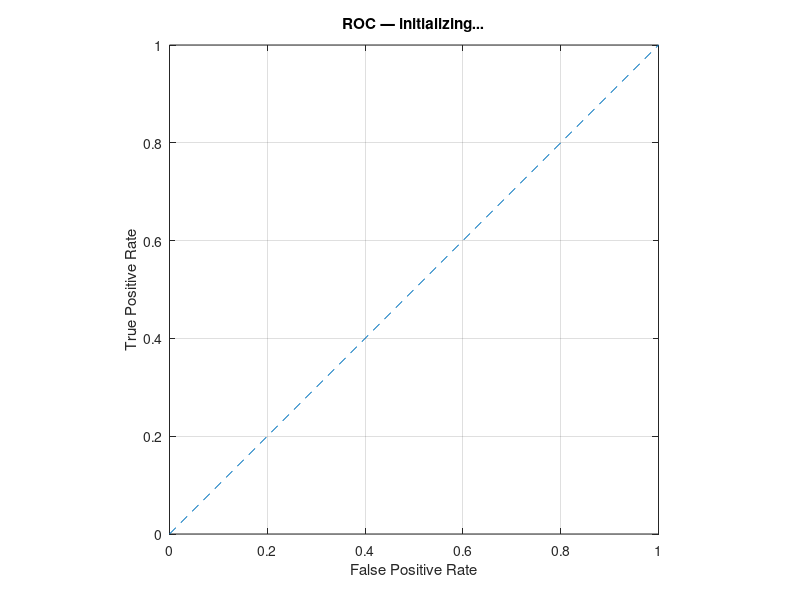

Here is the MATLAB script that generated this plot: (Note: this script raises an error after producing the figure.)
%% ADS-B Receiver PlutoSDR ( Model 2 : Frame Buffer + ROC + CSV + SNR )
% Description:
%   Real-time ADS-B (Mode S, DF=17) receiver using PlutoSDR.
%   Processing chain:
%     PlutoSDR RX (10 MS/s)
%     -> FIR pre-filter
%     -> magnitude-squared (energy)
%     -> Frame Buffer (sliding)
%     -> matched filter (preamble template, over energy)
%     -> correlation peak search
%     -> preamble validation (chip-level energy check)
%     -> PPM demodulation (early-late)
%     -> CRC-24 parity check
%     -> ROC Curve (sample every k samples from correlation) 
%     -> CSV logging for packets (incl. SNR & AUC)            
% 
% References:
%   [1] RTCA DO-260B/DO-260C (1090ES MOPS)
%   [2] ICAO Annex 10, Vol. IV
%   [3] Mode S / ADS-B CRC-24 polynomial: 0x1FFF409
%   [4] Fawcett, "An introduction to ROC analysis", Pattern Recognition Letters, 2006
%   [5] Oppenheim & Schafer, Discrete-Time Signal Processing
%   [6] Proakis & Salehi, Digital Communications
%   [7] Huber & Ronchetti, Robust Statistics

clear; clc;

%% ---------- User Controls ----------
DEBUG_PLOT   = true;           % Enable ROC plotting
DEBUG_EVERY  = 20;             % Plot ROC every N frames
iterCount    = 0;

% CSV logging (เฉพาะ Packet CSV)
LOG_CSV   = true;
RUN_TAG   = datestr(now,'yyyymmdd_HHMMSS');
CSV_FILE  = sprintf('adsb_%s.csv', RUN_TAG);

% Create CSV headers (Packet CSV includes AUC_last)
if LOG_CSV
  [fid,msg] = fopen(CSV_FILE,'w');
  if fid == -1
    warning('adsb:csvOpen','Cannot open CSV: %s (reason: %s). Disable logging.', CSV_FILE, msg);
    LOG_CSV = false;
  else
    fprintf(fid,'timestamp,CA,ICAO_hex,SNRiq_dB,Psig_dBFS,Pnoi_dBFS,AUC\n');
    fclose(fid);
  end
end

%% ---------- ROC controls/state ----------
ROC_SAMPLE_STEP   = 100;       % sample every k samples from correlation output
ROC_POS_WINDOW_US = 2.0;       % ±2 us window around true preamble center for labels
ROC_MIN_POINTS    = 2000;      % start plotting ROC after collecting enough points
ROC_THRESH_PTS    = 200;       % number of thresholds for ROC sweep
ROC_MAX_SAMPLES   = inf;       % hard cap of collected samples
roc_scores = [];               % accumulated scores
roc_labels = [];               % accumulated labels (1/0)
AUC_last   = NaN;              % keep last computed AUC for printing/CSV

% ROC label policy when no CRC-valid this frame
ROC_LABEL_MODE = 'crc-only';   % {'crc-only','peaks-when-no-crc'}

% Pre-create ROC figure (optional)
hFigROC = [];
if DEBUG_PLOT
  hFigROC = figure(9); clf;
  set(hFigROC,'Name','ADS-B ROC','NumberTitle','off','Color','w');
  plot([0 1],[0 1],'--'); grid on; axis([0 1 0 1]); axis square;
  title('ROC — initializing...'); xlabel('False Positive Rate'); ylabel('True Positive Rate');
  drawnow;
end

%% ---------- Radio / Buffer ----------
fc       = 1090e6;          % ADS-B carrier frequency
sampRate = 10e6;            % 10 MS/s -> 5 samples per 0.5 us chip at 2 MHz
frameLen = 65536;           % SDR read size
bufferLen= 16*frameLen;     % Sliding buffer length

% PlutoSDR (Fast Attack AGC)
rx = sdrrx('Pluto', ...
  'CenterFrequency', fc, ...
  'BasebandSampleRate', sampRate, ...
  'SamplesPerFrame', frameLen, ...
  'GainSource','AGC Fast Attack', ...
  'OutputDataType','double');

disp('✅ PlutoSDR ready (AGC Fast Attack) ... Listening 1090 MHz ...');

%% ---------- FIR front-end (pre-buffer) ----------
b_fir = [0  -0.001951 -0.001727 0.002622 0.006403 0 -0.013408 -0.011526 0.015748 ...
         0.034483 0 -0.064286 -0.056995 0.089999 0.300257 0.400761 0.300257 ...
         0.089999 -0.056995 -0.064286 0 0.034483 0.015748 -0.011526 -0.013408 ...
         0 0.006403 0.002622 -0.001727 -0.001951 0];
firState = zeros(length(b_fir)-1, 1);   % streaming state

%% ---------- ADS-B PHY Parameters ----------
spc_chip  = round(sampRate/2e6);   % samples per 0.5 us chip
spb_bit   = 2*spc_chip;            % samples per 1.0 us bit

% 16-chip preamble (8 us)
SyncSequence = [1 0 1 0 0 0 0 1 0 1 0 0 0 0 0 0];

ADS_B_Parameter.SamplesPerChip             = spc_chip;
ADS_B_Parameter.SyncSequence               = SyncSequence;
ADS_B_Parameter.SyncSequenceLength         = length(SyncSequence);
ADS_B_Parameter.SyncSequenceHighIndices    = find(SyncSequence==1);
ADS_B_Parameter.SyncSequenceLowIndices     = find(SyncSequence==0);
ADS_B_Parameter.SyncSequenceNumHighValues  = numel(ADS_B_Parameter.SyncSequenceHighIndices);
ADS_B_Parameter.SyncSequenceNumLowValues   = numel(ADS_B_Parameter.SyncSequenceLowIndices);
ADS_B_Parameter.PreambleLength             = ADS_B_Parameter.SyncSequenceLength * spc_chip;
ADS_B_Parameter.LongPacketLength           = 112 * spb_bit;
ADS_B_Parameter.MaxPacketLength            = ADS_B_Parameter.PreambleLength + ADS_B_Parameter.LongPacketLength;
ADS_B_Parameter.MaxNumPacketsInFrame       = 64;
ADS_B_Parameter.SyncDownsampleFactor       = 1;

% Matched-filter template (bipolar ±1 at chip rate), time-reversed
preamble_bip = 2*SyncSequence - 1;
mf = flipud(repelem(preamble_bip(:), spc_chip));

% Sliding buffer (complex IQ)
xBuff = zeros(bufferLen,1);

conting = 0;  % count valid DF=17 across run

%% ---------- Main loop ----------
while true
  iterCount = iterCount + 1;

  % 1) Read RF samples
  newFrame = rx(); if isempty(newFrame), continue; end

  % 2) FIR pre-filter (complex IQ)
  [newFrameFIR, firState] = filter(b_fir, 1, newFrame, firState);

  % 3) Update sliding buffer (complex IQ)
  xBuff = [xBuff(numel(newFrameFIR)+1:end); newFrameFIR];

  % 4) Instantaneous energy
  energySig = abs(xBuff).^2;

  % 5) Matched filter over energy (correlation output)
  xFilt = conv(energySig, mf, 'same');

  % 6) Packet search (returns validated packets and preamble start times)
  [packetSamples, packetCnt, syncTimeVec] = packetSearch(abs(xFilt), xBuff, energySig, ADS_B_Parameter);

  % ===== ROC accumulation each frame (either strict CRC-only or peaks-when-no-crc) =====
  pos_mask = false(size(xFilt));
  if strcmpi(ROC_LABEL_MODE,'peaks-when-no-crc')
    % ถ้าไม่มี CRC-valid ในเฟรมนี้ จะไปตั้งหน้าต่างบวกรอบพีคสูงสุดด้านล่าง
  end

  % 7) Decode each validated packet
  any_crc_valid = false;
  for k = 1:packetCnt
    region_energy = abs(packetSamples(:,k)); % energy segment (magnitude)
    nBits = floor(numel(region_energy)/spb_bit);
    if nBits < 112, continue; end

    % Early-Late PPM energy compare
    segsE = reshape(region_energy(1:nBits*spb_bit), spb_bit, nBits);
    early = sum(segsE(1:spc_chip, :), 1);
    late  = sum(segsE(spc_chip+1:end, :), 1);
    bits  = double(early > late);
    bits  = bits(1:112);

    % CRC-24 (DO-260)
    if checkCRC(bits)
      DF = bin2dec(num2str(bits(1:5)));
      if DF==17
        any_crc_valid = true;
        conting = conting+1;
        CA   = bin2dec(num2str(bits(6:8)));
        ICAO = bits(9:32);
        DATA = bits(33:88);

        % ---------- SNR (mask-only IQ around this packet) ----------
        preamble_len   = ADS_B_Parameter.PreambleLength;
        msg_len        = ADS_B_Parameter.LongPacketLength;
        syncTime       = syncTimeVec(k);  % start-of-preamble index in xBuff
        dataStart      = syncTime + preamble_len;
        dataEnd        = dataStart + msg_len - 1;
        % Boundary guard (robust)
        dataStart = max(1, dataStart);
        dataEnd   = min(length(xBuff), dataEnd);

        region_iq  = xBuff(dataStart:dataEnd); % complex IQ inside message
        P_sig_lin  = max(abs(region_iq).^2);   % peak power inside message
        % Noise: all IQ outside [syncTime - preamble_len, dataEnd]
        mask = true(size(xBuff));
        sigL = max(1, syncTime - preamble_len);
        sigR = min(length(xBuff), dataEnd);
        mask(sigL:sigR) = false;
        noise_iq = xBuff(mask);

        if isempty(noise_iq), noise_iq = xBuff; end
        P_noi_lin = mean(abs(noise_iq).^2);

        SNR_iq_dB = 10*log10(P_sig_lin/(P_noi_lin + eps));
        Psig_dBFS = 10*log10(P_sig_lin + eps);
        Pnoi_dBFS = 10*log10(P_noi_lin + eps);

        % ---------- Print pretty line (include AUC_last & Ncur) ----------
        ICAO_hex = sprintf('%06X', bin2dec(char(ICAO + '0')));
        DATA_str = char(DATA + '0');
        ts_now   = datestr(now,'HH:MM:SS.FFF');
        Ncur     = numel(roc_scores);
        fprintf(['[%s] [ADS-B] ICAO=%s | CA=%d | Message=%s | SNR=%.2f dB' ...
                 ' | Count=%d | AUC=%s | N=%d\n'], ...
                ts_now, ICAO_hex, CA, DATA_str, SNR_iq_dB, conting, ...
                ternaryStr(isnan(AUC_last),'NaN',sprintf('%.3f',AUC_last)), Ncur);

        % ---------- Packet CSV log (append) ----------
        if LOG_CSV
          tstamp = char(datetime('now','Format','yyyy-MM-dd HH:mm:ss.SSS'));
          [fid,msg] = fopen(CSV_FILE,'a');
          if fid ~= -1
            fprintf(fid,'%s,%d,%s,%.2f,%.2f,%.2f,%.3f\n', ...
                    tstamp, CA, ICAO_hex, SNR_iq_dB, Psig_dBFS, Pnoi_dBFS, AUC_last);
            fclose(fid);
          else
            warning('adsb:csvAppend','Packet CSV append failed: %s', msg);
          end
        end

        % ---------- Mark positive window for ROC labels (strict mode) ----------
        if strcmpi(ROC_LABEL_MODE,'crc-only')
          preamble_center = syncTime + round(preamble_len/2);
          win_samp = round((ROC_POS_WINDOW_US * 1e-6) * sampRate);
          i1 = max(1, preamble_center - win_samp);
          i2 = min(length(xFilt), preamble_center + win_samp);
          pos_mask(i1:i2) = true;
        end
      end
    end
  end

  % ---------- ROC accumulation (frame-level) ----------
  if strcmpi(ROC_LABEL_MODE,'peaks-when-no-crc') && ~any_crc_valid
    [~, loc] = max(xFilt);
    win_samp = round((ROC_POS_WINDOW_US * 1e-6) * sampRate);
    i1 = max(1, loc - win_samp); i2 = min(length(xFilt), loc + win_samp);
    pos_mask(i1:i2) = true;
  end

  % Downsample correlation to collect ROC samples
  s_idx = 1:ROC_SAMPLE_STEP:length(xFilt);
  roc_scores = [roc_scores; abs(xFilt(s_idx)).'];       %#ok<AGROW>
  roc_labels = [roc_labels; double(pos_mask(s_idx)).']; %#ok<AGROW>

  % Hard cap → finalize plotting and exit
  if numel(roc_scores) >= ROC_MAX_SAMPLES
    Ncap = ROC_MAX_SAMPLES;
    if numel(roc_scores) > Ncap
      roc_scores = roc_scores(1:Ncap);
      roc_labels = roc_labels(1:Ncap);
    end
    try
      [FPR, TPR, AUC] = computeROC(roc_scores, roc_labels, ROC_THRESH_PTS);
      AUC_last = AUC;
      figure(9); clf;
      plot(FPR, TPR, '-o', 'LineWidth', 1.25, 'MarkerSize', 3);
      grid on; axis([0 1 0 1]); axis square;
      title(sprintf('ROC (N=%d samples)  AUC = %.3f', Ncap, AUC));
      xlabel('False Positive Rate (FPR)'); ylabel('True Positive Rate (TPR)');
      drawnow;
    catch
    end
    fprintf('🛑 Reached ROC_MAX_SAMPLES = %d. Stopping...\n', Ncap);
    try, release(rx); catch, end
    return;
  end

  % Intermediate ROC plot (no CSV save)
  if DEBUG_PLOT && mod(iterCount, DEBUG_EVERY)==0 && numel(roc_scores) >= ROC_MIN_POINTS
    [FPR, TPR, AUC, ~] = computeROC_verbose(roc_scores, roc_labels, ROC_THRESH_PTS);
    AUC_last = AUC;
    if isempty(hFigROC) || ~ishandle(hFigROC), hFigROC = figure(9); end
    set(0,'CurrentFigure',hFigROC); clf;
    plot(FPR, TPR, '-o', 'LineWidth', 1.25, 'MarkerSize', 3);
    grid on; axis([0 1 0 1]); axis square;
    title(sprintf('ROC (N=%d samples)  AUC = %.3f', numel(roc_scores), AUC));
    xlabel('False Positive Rate (FPR)'); ylabel('True Positive Rate (TPR)');
    drawnow limitrate;
  end
end

%% -------- helper: Framework-like packet search --------
function [packetSamples, packetCnt, syncTimeVec] = packetSearch(xFilt, xBuff, energySig, ADS_B_Parameter)
  spc = ADS_B_Parameter.SamplesPerChip;
  syncLen    = ADS_B_Parameter.SyncSequenceLength;
  syncSigLen = syncLen*spc;
  xLen       = length(xBuff);

  subFrameLen     = ADS_B_Parameter.MaxPacketLength;
  subFrameDownLen = subFrameLen / ADS_B_Parameter.SyncDownsampleFactor;
  numSubFrames    = floor(xLen / subFrameLen);

  packetSamples = zeros(ADS_B_Parameter.LongPacketLength, ADS_B_Parameter.MaxNumPacketsInFrame, 'like', xBuff);
  syncTimeVec   = zeros(ADS_B_Parameter.MaxNumPacketsInFrame,1);
  packetCnt     = 0;

  for p = 0:(numSubFrames-2)
    % (A) Peak search inside this subframe
    idx = double(p)*subFrameDownLen + (1:subFrameDownLen);
    [~, tmp] = max(xFilt(idx));
    syncIdx  = tmp;  % index within subframe

    % (B) Convert to buffer index; compensate preamble length
    syncTime = round(syncIdx*ADS_B_Parameter.SyncDownsampleFactor - syncSigLen + p*subFrameLen);

    % (C) Boundary guard
    if (syncTime <= 0) || (syncTime + ADS_B_Parameter.MaxPacketLength - 1 > xLen)
      continue;
    end

    % (D) Preamble validation at chip-level (energy)
    rxSyncEnergy = energySig(syncTime + (0:syncSigLen-1));
    rxSyncSeq    = sum(reshape(rxSyncEnergy, spc, syncLen), 1);

    hi = ADS_B_Parameter.SyncSequenceHighIndices;
    lo = ADS_B_Parameter.SyncSequenceLowIndices;
    th = (mean(rxSyncSeq(hi)) + mean(rxSyncSeq(lo)))/2;

    if all(xor((rxSyncSeq < th), ADS_B_Parameter.SyncSequence))
      % (E) Valid → slice following 112-bit data
      packetCnt = packetCnt + 1;
      if packetCnt <= ADS_B_Parameter.MaxNumPacketsInFrame
        dataIdx = int32(ADS_B_Parameter.PreambleLength + (0:ADS_B_Parameter.LongPacketLength-1));
        packetSamples(:,packetCnt) = xBuff(syncTime + dataIdx, 1);
        syncTimeVec(packetCnt)     = syncTime;  % start-of-preamble in buffer
      end
    end
  end
end

%% -------- Mode-S/ADS-B CRC-24 parity --------
function isValid = checkCRC(bits)
  % CRC over 88-bit payload with 24 parity (DO-260), poly = 0x1FFF409
  if numel(bits) < 112, isValid = false; return; end
  poly = [1 1 1 1 1 1 1 1 1 1 1 1 1 0 1 0 0 0 0 0 0 1 0 0 1];
  msg   = bits(1:88);
  crcRx = bits(89:112);
  dividend = [msg zeros(1,24)];
  for i = 1:numel(msg)
    if dividend(i)==1, dividend(i:i+24) = bitxor(dividend(i:i+24), poly); end
  end
  isValid = isequal(dividend(end-23:end), crcRx);
end

%% -------- ROC compute (vectorized; returns thresholds for inspection) --------
function [FPR, TPR, AUC, thr] = computeROC_verbose(scores, labels, Nth)
  scores = scores(:);
  labels = labels(:) > 0;
  npos = sum(labels==1); nneg = sum(labels==0);
  if npos==0 || nneg==0, FPR=[0;1]; TPR=[0;1]; AUC=NaN; thr=[0;1]; return; end
  smin=min(scores); smax=max(scores);
  if smin==smax, FPR=[0;1]; TPR=[0;1]; AUC=0.5; thr=[smax;smin]; return; end

  thr = linspace(smax, smin, max(3, Nth)).';
  TPR = zeros(numel(thr),1); FPR = zeros(numel(thr),1);
  for i=1:numel(thr)
    t  = thr(i);
    yp = (scores >= t);
    TP = sum( yp &  labels );
    FP = sum( yp & ~labels );
    FN = sum(~yp &  labels );
    TN = sum(~yp & ~labels );
    TPR(i) = TP / (TP + FN + eps);
    FPR(i) = FP / (FP + TN + eps);
  end
  [FPR, ord] = sort(FPR);
  TPR = TPR(ord);
  thr = thr(ord);
  AUC = trapz(FPR, TPR);
end

%% -------- ROC compute (toolbox-free, minimal) --------
function [FPR, TPR, AUC] = computeROC(scores, labels, Nth)
  [FPR,TPR,AUC,~] = computeROC_verbose(scores, labels, Nth);
end

%% -------- Tiny helper --------
function s = ternaryStr(cond, a, b)
if cond, s = a; else, s = b; end
end
